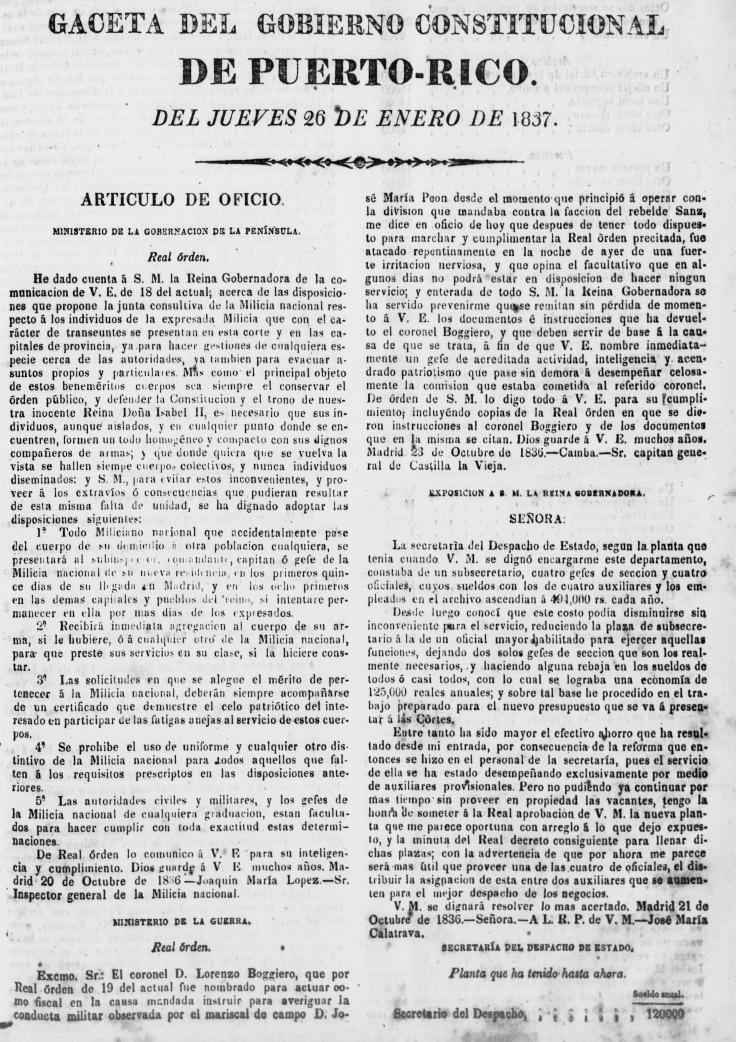
#> input picture images/AC_2c_title_clean.jpg, 4413 x 6248 px (shown at 1/6 size); its folder holds only this picture in this run
$ python main.py   (older library calls are emulated)
#> lines starting #> are read from the running program, lines starting #| are printed output that depends on the picture; after the words box and inside, x2 and y2 are one past the last pixel; in counts of white or black regions, pixels touching at a corner belong together
### page.py
import cv2
import math
import numpy
import subprocess
import os

import colors
import geometry as g
from box import Box
import text
from dimension import Dimension
from stopwatch import Stopwatch
import numpy
import matplotlib.pyplot as plt
import ntpath

import itertools # For mostcommon
import operator  # For mostcommon

stopwatch = Stopwatch()

class Page:

    def __init__(self, path, outputPath, showSteps=False, saveDocstrum=False):

#> called with path = 'images/AC_2c_title_clean.jpg', outputPath = True, showSteps = False, saveDocstrum = False
        stopwatch.reset(path)

        self.showSteps = showSteps
        self.saveDocstrum = saveDocstrum
        self.lines = []
        greyscaleImage = cv2.imread(path, cv2.CV_LOAD_IMAGE_GRAYSCALE)
#> greyscaleImage is the input picture: shape (6248, 4413); min 0, max 255, mean 203
        self.orientations = []
        self.dists = []

        # PREPROCESSING START - NOISE REMOVAL
        ## Blurring
        #greyscaleImage = cv2.medianBlur(greyscaleImage,3)
        ## Closing
        kernel = numpy.ones((5,5),numpy.uint8)

        # [9 lines of commented-out code are left out]

        colorImage = cv2.imread(path, cv2.CV_LOAD_IMAGE_COLOR)

        if showSteps: self.display(greyscaleImage, title="Original Image")

        #################################
        # VERTICAL LINE REMOVAL - START #
        #################################
        '''
        #blurredImage = cv2.GaussianBlur(greyscaleImage,(5,5),0)
        #if showSteps: self.display(blurredImage, title="Gaussian-based Blurred Image")
        blurredImage = cv2.bilateralFilter(greyscaleImage,9,95,95)
        if showSteps: self.display(blurredImage, title="Bilateral-filter-based Blurred Image")
        _, binaryImage = cv2.threshold(blurredImage,0,255,cv2.THRESH_BINARY+cv2.THRESH_OTSU)
        if showSteps: self.display(binaryImage, title="Otsu-based Binarized Image")
        binaryImage = cv2.bitwise_not(binaryImage)
        if showSteps: self.display(binaryImage, title="Inverted Image")

#        kernel_size = (3,3)
        verticalsize = binaryImage.shape[0] / 90;
        kernel = cv2.getStructuringElement(cv2.MORPH_RECT,(1,verticalsize))

        verticalMask = cv2.erode(binaryImage, kernel, (-1, -1))
        if showSteps: self.display(verticalMask, title="MORP. Erosed Image")
        verticalMask = cv2.dilate(verticalMask, kernel, (-1, -1))
        if showSteps: self.display(verticalMask, title="MORP. Dilated Image")
        verticalMask = cv2.blur(verticalMask, (9,9))
        if showSteps: self.display(verticalMask, title="Smoothened Vertical-line Candidates")
        # Recursive
        verticalMask = cv2.dilate(verticalMask, kernel, (-1, -1))
        if showSteps: self.display(verticalMask, title="MORP. Dilated Image_#2")
        verticalMask = cv2.blur(verticalMask, (9,9))
        if showSteps: self.display(verticalMask, title="Smoothened Vertical-line Candidates_#2")

        verticalMask = cv2.dilate(verticalMask, kernel, (-1, -1))
        if showSteps: self.display(verticalMask, title="MORP. Dilated Image_#3")
        verticalMask = cv2.blur(verticalMask, (9,9))
        if showSteps: self.display(verticalMask, title="Smoothened Vertical-line Candidates_#3")

        #verticalMask = cv2.adaptiveThreshold(verticalMask,255, cv2.ADAPTIVE_THRESH_MEAN_C,cv2.THRESH_BINARY,15,-2)
        #_, verticalMask = cv2.threshold(verticalMask,0,255,cv2.THRESH_BINARY+cv2.THRESH_OTSU)
        _, verticalMask = cv2.threshold(verticalMask, 1, 255, cv2.THRESH_BINARY)
        if showSteps: self.display(verticalMask, title="Thresholded Vertical-line Candidates")

        verticalMask_mask = numpy.ones(binaryImage.shape[:2], dtype="uint8") * 255
        verticalMask_contours,verticalMask_hierarchy = cv2.findContours(verticalMask, 1, 2)
        for cnt in verticalMask_contours:
            x,y,w,h = cv2.boundingRect(cnt)
            if h>binaryImage.shape[0]/3:
                cv2.drawContours(verticalMask_mask, [cnt], -1, 0, -1)
        if showSteps: self.display(cv2.bitwise_not(verticalMask_mask), title="Final Vertical-lines")

        binaryPreprocessedImage = cv2.bitwise_and(binaryImage, verticalMask_mask)
        if showSteps: self.display(binaryPreprocessedImage, title="Fully Preprocessed Image")
        '''
        ###############################
        # VERTICAL LINE REMOVAL - END #
        ###############################

        _, binaryImage_o = cv2.threshold(greyscaleImage,0,255,cv2.THRESH_BINARY+cv2.THRESH_OTSU)
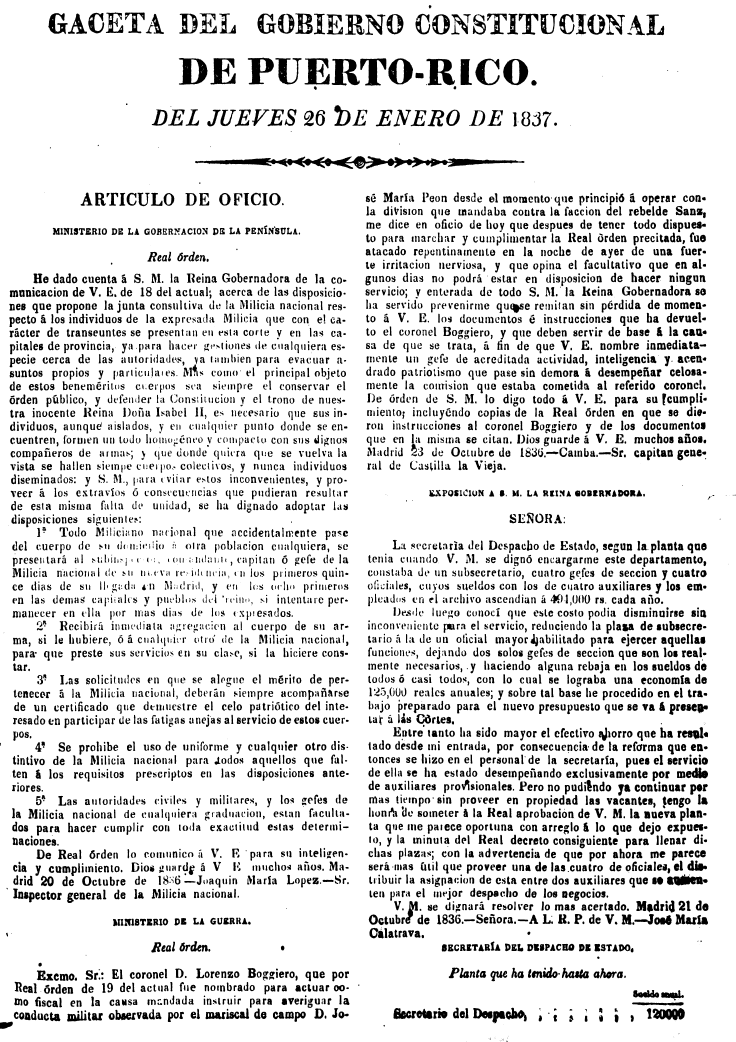
#> binaryImage_o: shape (6248, 4413) (shown at 1/6 size); 86.9% white; 7122 black regions (459 under 20 px), largest, box (x1, y1, x2, y2) and area: (1171, 937, 3146, 1014) 55477, (2559, 352, 2730, 512) 15767, (1990, 353, 2158, 515) 15424
        binaryImage_o = cv2.bitwise_not(binaryImage_o)
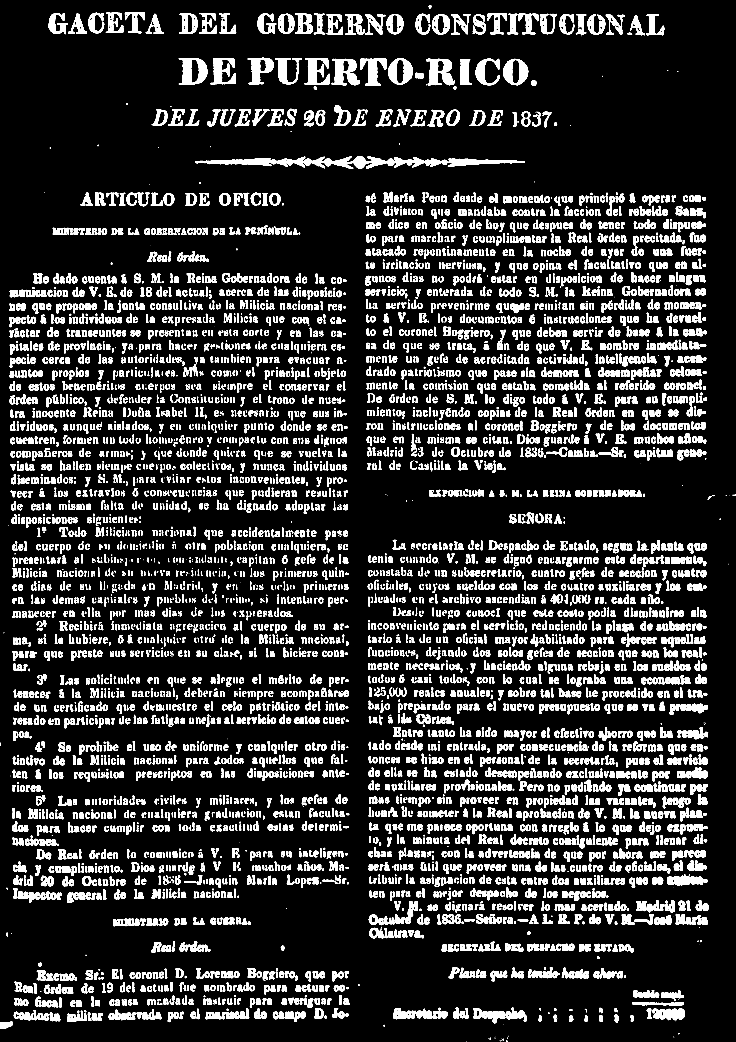
#> binaryImage_o: shape (6248, 4413) (shown at 1/6 size); 13.1% white; 7122 white regions (459 under 20 px), largest, box (x1, y1, x2, y2) and area: (1171, 937, 3146, 1014) 55477, (2559, 352, 2730, 512) 15767, (1990, 353, 2158, 515) 15424
        if showSteps: self.display(binaryImage_o, title="Otsu-based Binarized Image")

        binaryImage_a = cv2.adaptiveThreshold(greyscaleImage, 255, cv2.ADAPTIVE_THRESH_GAUSSIAN_C, cv2.THRESH_BINARY, 115, 1)
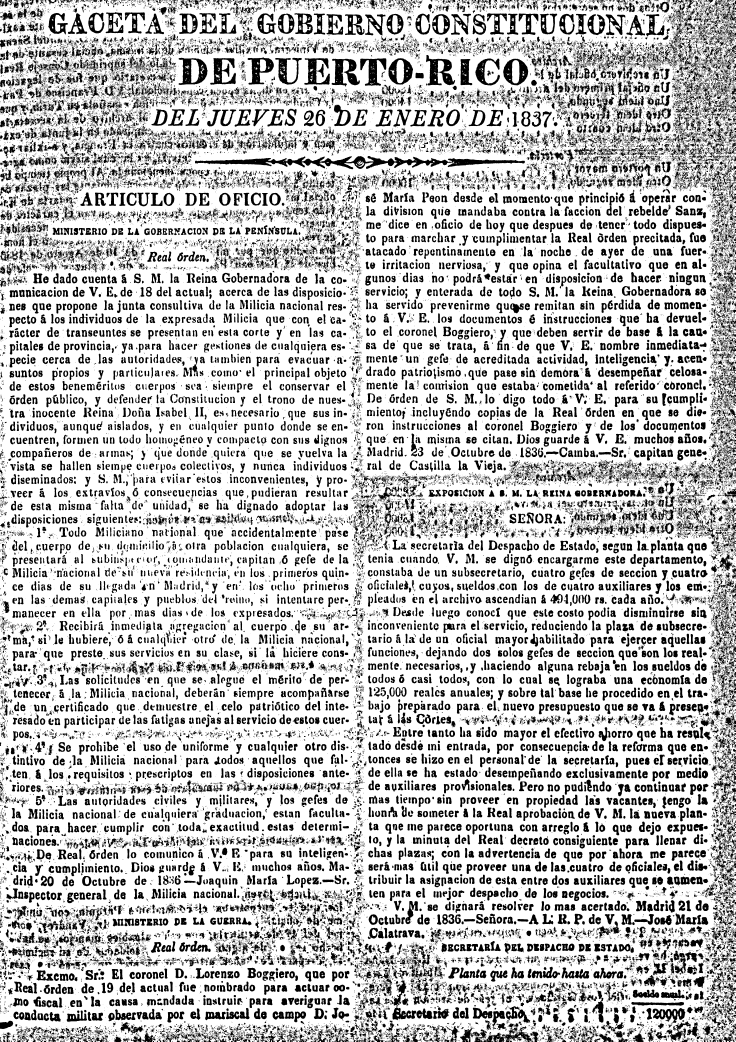
#> binaryImage_a: shape (6248, 4413) (shown at 1/6 size); 75.1% white; 62628 black regions (43703 under 20 px), largest, box (x1, y1, x2, y2) and area: (1170, 936, 3149, 1016) 55262, (2556, 330, 2731, 513) 15555, (1990, 353, 2159, 519) 15026
        binaryImage_a = cv2.bitwise_not(binaryImage_a)
        if showSteps: self.display(binaryImage_a, title="Adaptive-thresholding-based Binarized Image")

        binaryImage = cv2.bitwise_or(cv2.bitwise_not(binaryImage_o),cv2.bitwise_not(binaryImage_a))
#> binaryImage: shape (6248, 4413); 87% white; 7159 black regions (471 under 20 px), largest, box (x1, y1, x2, y2) and area: (1171, 937, 3146, 1014) 53942, (2559, 352, 2730, 512) 15044, (1990, 353, 2158, 515) 14856
        binaryImage = cv2.bitwise_not(binaryImage)
        if showSteps: self.display(binaryImage, title="Otsu and Adaptive Binarized Image")

        verticalsize = binaryImage.shape[0] / 90;
        kernel = cv2.getStructuringElement(cv2.MORPH_RECT,(1,verticalsize))

        #blurredImage = cv2.bilateralFilter(greyscaleImage,9,95,95)
        #if showSteps: self.display(blurredImage, title="Bilateral-filter-based Blurred Image")
        binaryImage_a = cv2.bitwise_not(binaryImage_a)

        verticalMask = cv2.erode(binaryImage_a, kernel, (-1, -1))
#> verticalMask: shape (6248, 4413); 17.8% white; 6333 white regions (1926 under 20 px), largest, box (x1, y1, x2, y2) and area: (497, 1801, 820, 3971) 136960, (1236, 3089, 1598, 4199) 80885, (746, 2130, 972, 3776) 60310
        if showSteps: self.display(verticalMask, title="MORP. Erosed Image")
        verticalMask = cv2.dilate(verticalMask, kernel, (-1, -1))
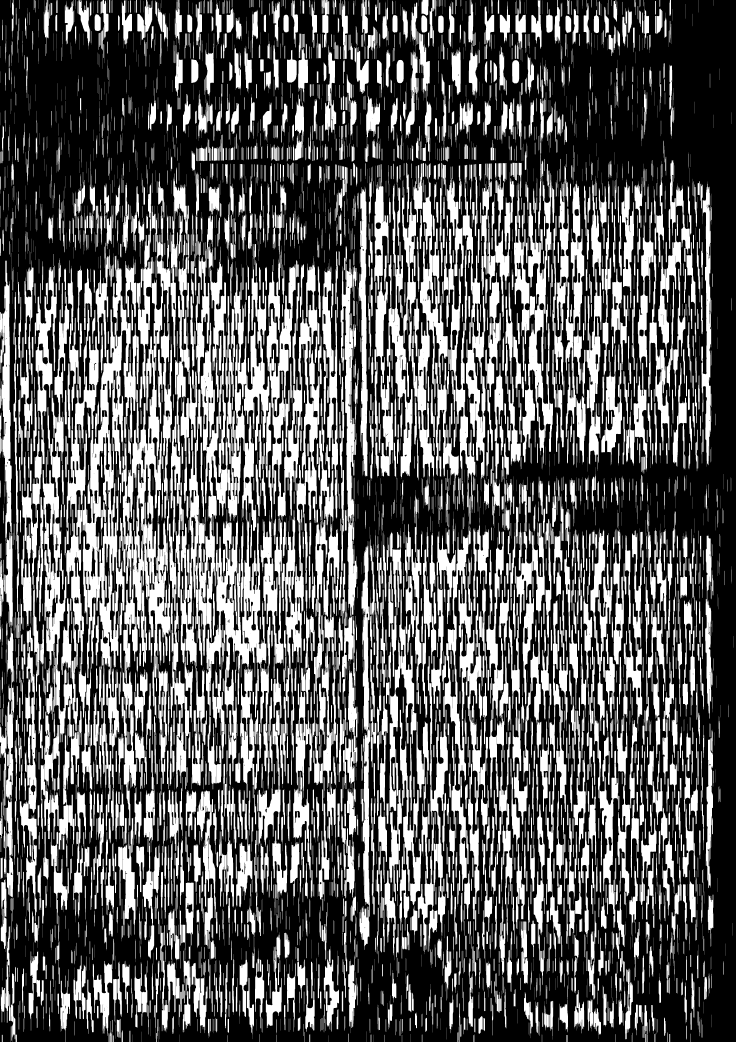
#> verticalMask: shape (6248, 4413) (shown at 1/6 size); 36% white; 5396 white regions, largest, box (x1, y1, x2, y2) and area: (497, 1767, 820, 4551) 253709, (1236, 3055, 1622, 4628) 180539, (2505, 978, 2752, 3026) 126922
        if showSteps: self.display(verticalMask, title="MORP. Dilated Image")
        verticalMask = cv2.blur(verticalMask, (9,9))
        if showSteps: self.display(verticalMask, title="Smoothened Vertical-line Candidates")

        _, verticalMask = cv2.threshold(verticalMask, 1, 255, cv2.THRESH_BINARY)
#> verticalMask: shape (6248, 4413); 61.5% white; 1627 black regions (205 under 20 px)
#> (the rest of the program and of its run is left out)
